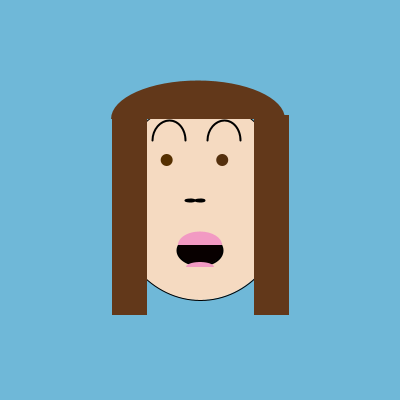
Frame 1 (no input)
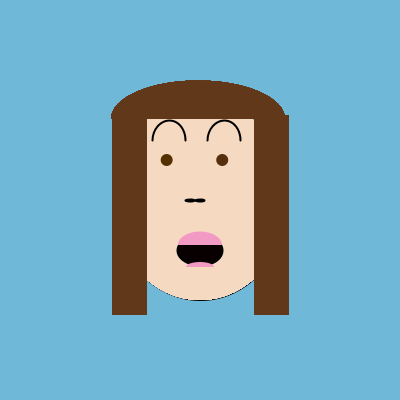
Frame 60 (the mouse pressed at the canvas centre just before this capture)
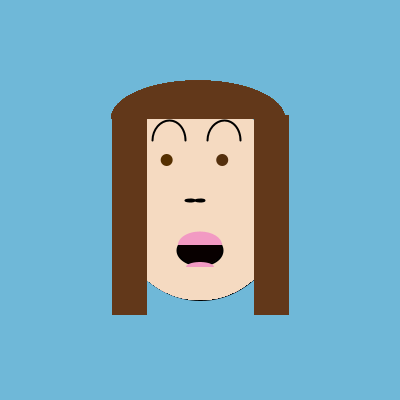
Frame 120 (the mouse held since frame 60 and released just before this capture)

The Processing sketch that drew these frames (run headless with seeded random() and noise(); from frame 60 on, the mouse is pressed at the canvas centre):

// Processing sketch: processing_69197
// ── processing_69197.pde

void setup(){
  
  size (400,400);
  background (111,184,216);
  
}

void draw(){
  
  fill(245,218,193);
  ellipse (200,200,175,200); //center
  noStroke();

//Right pupil
beginShape();
fill(85,48,14);
ellipse(width/1.8,height/2.5,12,12);
smooth();
strokeWeight(2);

//Left pupil
beginShape();
fill(85,48,1);
ellipse(width/2.4,height/2.5,12,12);
smooth();

//Right eyebrow
beginShape();
noFill();
stroke(0);
arc(169,140,width/12,40,-PI,0); //upper half of circle

//Left eyebrow
beginShape();
noFill();
stroke(0);
arc(224,140,width/12,40,-PI,0); //upper half of the circle

//Left nostril
beginShape();
fill(8,0,0);
stroke(0);
ellipse(width/2.1,height/2,9,2);

//Right nostril
beginShape();
fill(8,0,0);
stroke(0);
ellipse(width/2.0,height/2,9,2);

//Mouth
beginShape();
fill(8,0,0);
stroke(0);
ellipse(width/2.0,height/1.6,45,30);

//Upper lip
beginShape();
fill(242,154,195);
noStroke();
arc(200,245,width/9,27,-PI,0);

//Lower lip
beginShape();
fill(242,154,195);
noStroke();
arc(200,267,width/14,10,-PI,0);

//Upper hair
beginShape();
fill(98,56,26);
noStroke();
arc(198,119,width/2.3,77,-PI,0);

//Left side hair
beginShape();
fill(98,56,26);
noStroke();
rect(112,115,35,200);

//Right side hair
beginShape();
fill(98,56,26);
noStroke();
rect(254,115,35,200);

}
